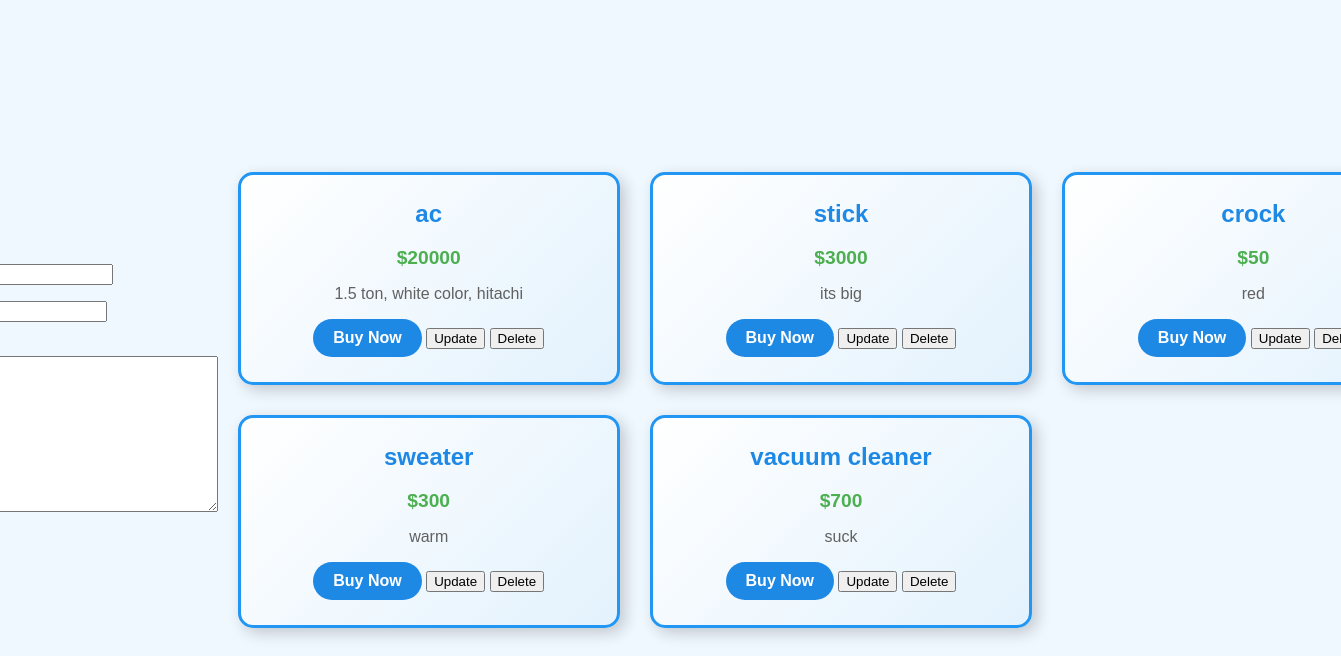
The app's page /electronics/product/ with its own data.
### electronics/models.py (models this page shows, shortened)
class Product(models.Model):
    name = models.CharField(max_length=100)
    price = models.IntegerField()
    description = models.TextField()

### electronics/views.py (the view)
# urls.py: path('product/', views.product_detail, name = 'product_detail'),
def product_detail(request):
    prod = Product.objects.all()
    form = ProductForm()
    if request.method == 'POST':
        form = ProductForm(request.POST)
        if form.is_valid():
            form.save()
            form = ProductForm()
    return render(request, 'electronics/product_detail.html', {'prod': prod, 'form':form})

### electronics/forms.py
class ProductForm(forms.ModelForm):
    class Meta:
        model = Product
        fields = ['id', 'name', 'price', 'description']

### electronics/templates/electronics/product_detail.html (shortened to what this page needs)
<!DOCTYPE html>
<html lang="en">
<head>
</head>
<body>
    <div>
        <form method="post">
            {{form.as_p}}
        </form>
    </div>
    <div class="container">
        {% for pro in prod %}
            <div class="product-card">
                <h3>{{ pro.name }}</h3>
                <p class="price">${{ pro.price }}</p>
                <p>{{ pro.description }}</p>
                <a href="/buy/{{ pro.id }}" class="btn">Buy Now</a>
                <a href="{% url 'update_product' pro.id %}"> <button type="button">Update</button></a>
                <a href="{% url 'delete_product' pro.id %}"> <button type="button">Delete</button></a>
            </div>
        {% endfor %}
    </div>
</body>
</html>

### electronics/templates/electronics/product_detail.html (style rules this page uses)
body { font-family: Arial, sans-serif; background-color: #f0f8ff; display: flex; justify-content: center; align-items: center; min-height: 100vh; margin: 0; }
.container { width: 90%; max-width: 1400px; display: grid; grid-template-columns: repeat(auto-fit, minmax(280px, 1fr)); gap: 30px; padding: 40px 20px; }
.product-card { background: linear-gradient(135deg, #ffffff, #e3f2fd); border: 3px solid #2196F3; border-radius: 15px; box-shadow: 5px 5px 15px rgba(0, 0, 0, 0.2); padding: 25px; text-align: center; transition: transform 0.3s ease, box-shadow 0.3s ease; }
.product-card h3 { margin: 0 0 10px; color: #1E88E5; font-size: 1.5rem; }
.product-card .price { color: #4CAF50; font-weight: bold; margin-bottom: 12px; font-size: 1.2rem; }
.product-card p { color: #616161; font-size: 1rem; }
.btn { display: inline-block; background-color: #1E88E5; color: #fff; border: none; padding: 10px 20px; border-radius: 20px; cursor: pointer; text-decoration: none; font-weight: bold; transition: background-color 0.3s ease; }

### records on screen
Product: name "ac", price "20000", description "1.5 ton, white color, hitachi"
Product: name "stick", price "3000", description "its big"
Product: name "crock", price "50", description "red"
Product: name "sweater", price "300", description "warm"
Product: name "vacuum cleaner", price "700", description "suck"
